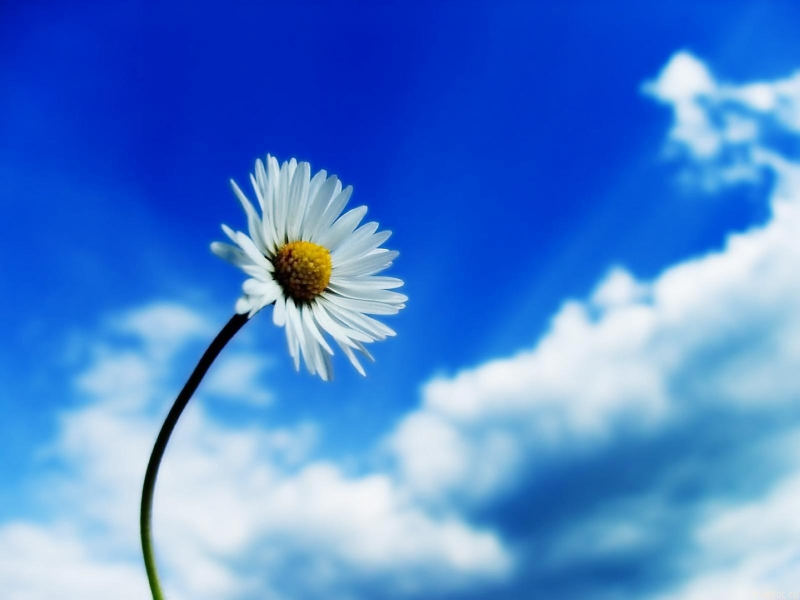
#> input picture 3.jpg, 1600 x 1200 px (shown at 1/2 size)
$ python main.py
#> lines starting #> are read from the running program, lines starting #| are printed output that depends on the picture
import cv2
import  matplotlib.pyplot as plt


print(cv2.__version__)
img=cv2.imread('3.jpg',cv2.IMREAD_COLOR)
#> img is the input picture: shape (1200, 1600, 3); mean B, G, R 210.7, 131.3, 78.5
print(img.shape)
#| (1200, 1600, 3)
cv2.imshow('Image',img)
cropped=img[250:775,310:885]
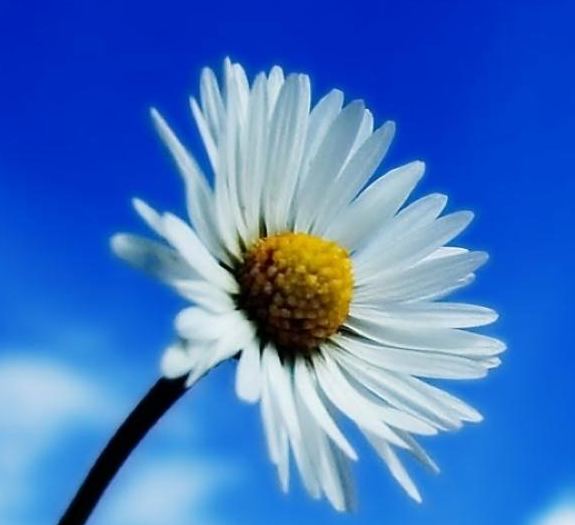
#> cropped: shape (525, 575, 3); mean B, G, R 195.4, 116.8, 66.9
cv2.imshow('Cropped Image',cropped)
cv2.waitKey(0)
cv2.destroyAllWindows()

## resize the image
img_resize= cv2.resize(img,(800,900))
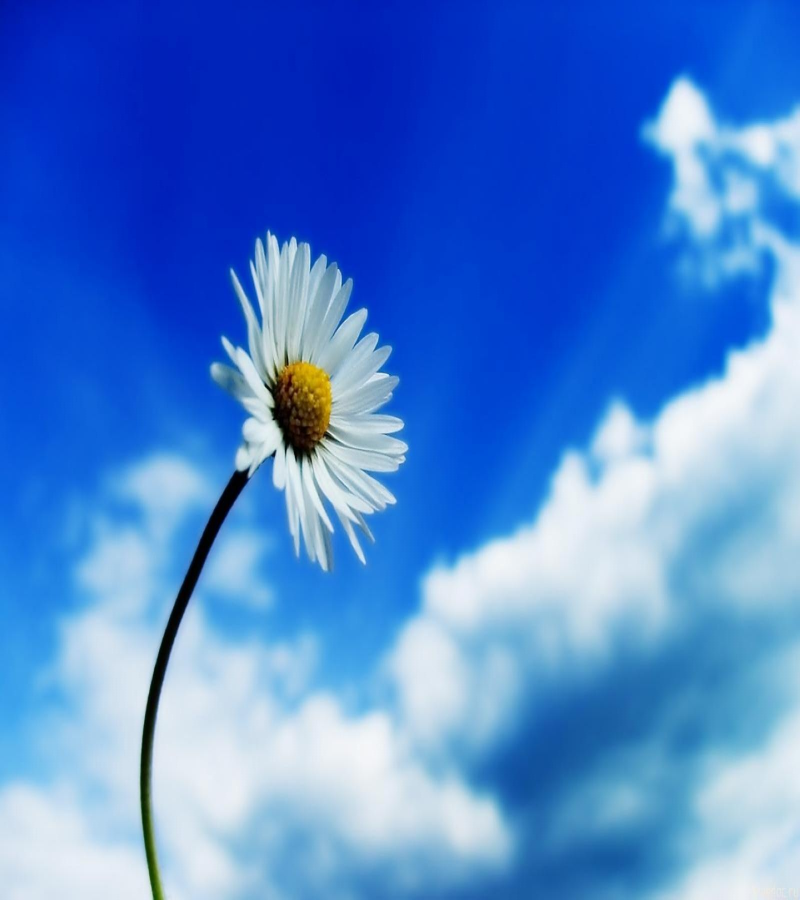
#> img_resize: shape (900, 800, 3); mean B, G, R 210.7, 131.3, 78.5
## convert the BGR into  RGB
img_RGB=cv2.cvtColor(img_resize,cv2.COLOR_BGR2RGB)
# Plot the image using   matplotlib library
plt.subplot(1,2,1)
plt.imshow(img_RGB)

plt.subplot(1,2,2)
plt.imshow(img_RGB)
plt.show()
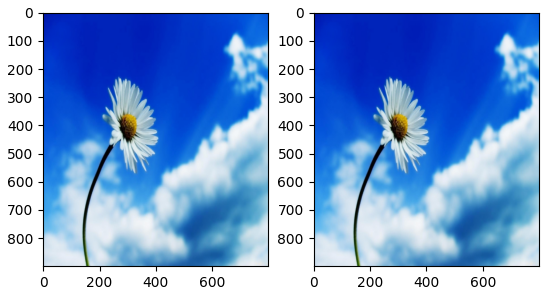
#> figure drawn by matplotlib, 2 panels

kali=cv2.imread('download.jpg',cv2.IMREAD_COLOR)
## image resize
#> (the run stopped early here; a loop or call above may not have finished)
